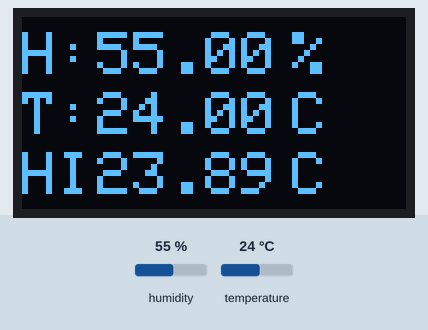
Recording of a sketch running on a simulated ESP8266 (Wemos D1 mini). Parts: 128×64 one-colour display. The test bench sets the inputs (shaded band); at power-on: humidity 55 %, temperature 24 °C. WiFi joins after 1.5 s; servers stay silent unless stated; what the sketch prints to the serial monitor is not drawn.

Above: at 2.7 s.
2.8 s: humidity set to 22 %
At 13.2 s:
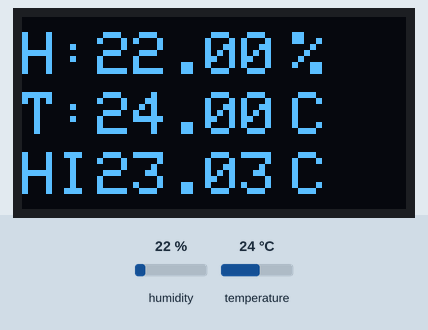
13.5 s: temperature set to 12 °C
At 23.5 s:
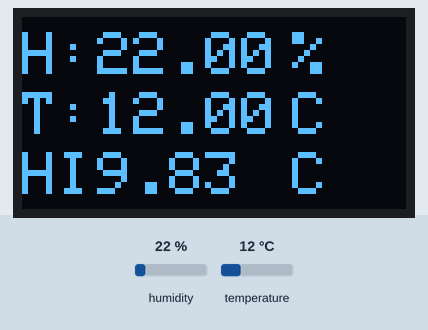
23.8 s: humidity set to 40 %
At 33.7 s:
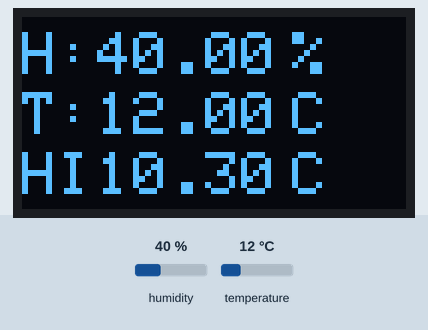
34.1 s: temperature set to 19 °C
At 43.9 s:
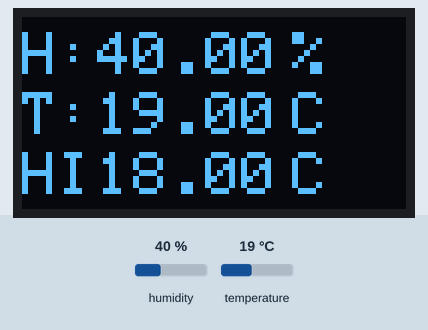
Timing chart, 0 to 45.3 s (numbered marks = the images above; inputs shaded):
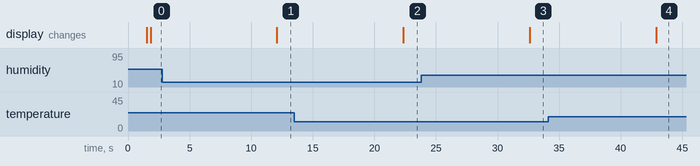

The sketch:

sketch_wemos_dht11_oled_thingspeak.ino
```cpp
#include <ESP8266WiFi.h>
// replace with your channel’s thingspeak API key and your SSID and password
String apiKey = "69RXZO291YF9EYWH";
const char* ssid = "Redmi 9";
const char* password = "qwerty12345";
const char* server = "api.thingspeak.com";
WiFiClient client;

#include "DHT.h"
#define DHTPIN 14
#define DHTTYPE DHT11   // DHT 11
DHT dht(DHTPIN, DHTTYPE);

#include <Adafruit_GFX.h>
#include <Adafruit_SSD1306.h>
#include <Wire.h>
#include <Adafruit_MLX90614.h>

#define SCREEN_WIDTH 128 // OLED display width, in pixels
#define SCREEN_HEIGHT 64 // OLED display height, in pixels
#define OLED_RESET    -1 // Reset pin # (or -1 if sharing Arduino reset pin)
Adafruit_SSD1306 display(SCREEN_WIDTH, SCREEN_HEIGHT, &Wire, OLED_RESET); //Declaring the display name (display)

void setup() {
  // put your setup code here, to run once:
  Serial.begin(9600);
  WiFi.begin(ssid, password);
  Serial.println();
  Serial.println();
  Serial.print("Connecting to ");
  Serial.println(ssid);
  WiFi.begin(ssid, password);
  while (WiFi.status() != WL_CONNECTED)
  {
    delay(500);
    Serial.print(".");
  }
  Serial.println("");
  Serial.println("WiFi connected");

  dht.begin();
  display.begin(SSD1306_SWITCHCAPVCC, 0x3C); //Start the OLED display
  display.clearDisplay();
  display.display();
}

void loop() {
  // put your main code here, to run repeatedly:
  float h = dht.readHumidity();
  float t = dht.readTemperature();
  float f = dht.readTemperature(true);

  // Check if any reads failed and exit early (to try again).
  if (isnan(h) || isnan(t) || isnan(f)) {
    Serial.println(F("Failed to read from DHT sensor!"));
    return;
  }

  // Compute heat index in Fahrenheit (the default)
  float hif = dht.computeHeatIndex(f, h);
  // Compute heat index in Celsius (isFahreheit = false)
  float hic = dht.computeHeatIndex(t, h, false);

  if (client.connect(server,80))
  {
    String postStr = apiKey;
    postStr +="&field1=";
    postStr += String(h);
    postStr +="&field2=";
    postStr += String(t);
    postStr +="&field3=";
    postStr += String(hic);
    postStr += "\r\n\r\n";

    client.print("POST /update HTTP/1.1\n");
    client.print("Host: api.thingspeak.com\n");
    client.print("Connection: close\n");
    client.print("X-THINGSPEAKAPIKEY: "+apiKey+"\n");
    client.print("Content-Type: application/x-www-form-urlencoded\n");
    client.print("Content-Length: ");
    client.print(postStr.length());
    client.print("\n\n");
    client.print(postStr);

    // Display to OLED
    display.clearDisplay();
    display.setTextColor(WHITE);
    display.setTextSize(2);

    // -- Humidity --
    display.setCursor(0, 5);
    display.println("H: ");
    display.setCursor(25, 5);
    display.println(h);
    display.setCursor(90, 5);
    display.println("%");

    // -- Temperature --
    display.setCursor(0, 25);
    display.println("T: ");
    display.setCursor(25, 25);
    display.println(t);
    display.setCursor(90, 25);
    display.println("C");

    // -- Heat Index --
    display.setCursor(0, 45);
    display.println("HI");
    display.setCursor(25, 45);
    display.println(hic);
    display.setCursor(90, 45);
    display.println("C");
    display.display();

    // Display to Serial Monitor ---------
    Serial.print(F("Humidity: "));
    Serial.print(h);
    Serial.print(F("%  Temperature: "));
    Serial.print(t);
    Serial.print(F("°C "));
    Serial.print(f);
    Serial.print(F("°F  Heat index: "));
    Serial.print(hic);
    Serial.print(F("°C "));
    Serial.print(hif);
    Serial.println(F("°F"));
  }
  client.stop();
  delay(10000);
}
```

Measured:
- after the input at 2.8 s, the display: changes after 9.3 s (image 1)
- after the input at 13.5 s, the display: changes after 8.8 s (image 2)
- after the input at 23.8 s, the display: changes after 8.8 s (image 3)
- after the input at 34.1 s, the display: changes after 8.8 s (image 4)
